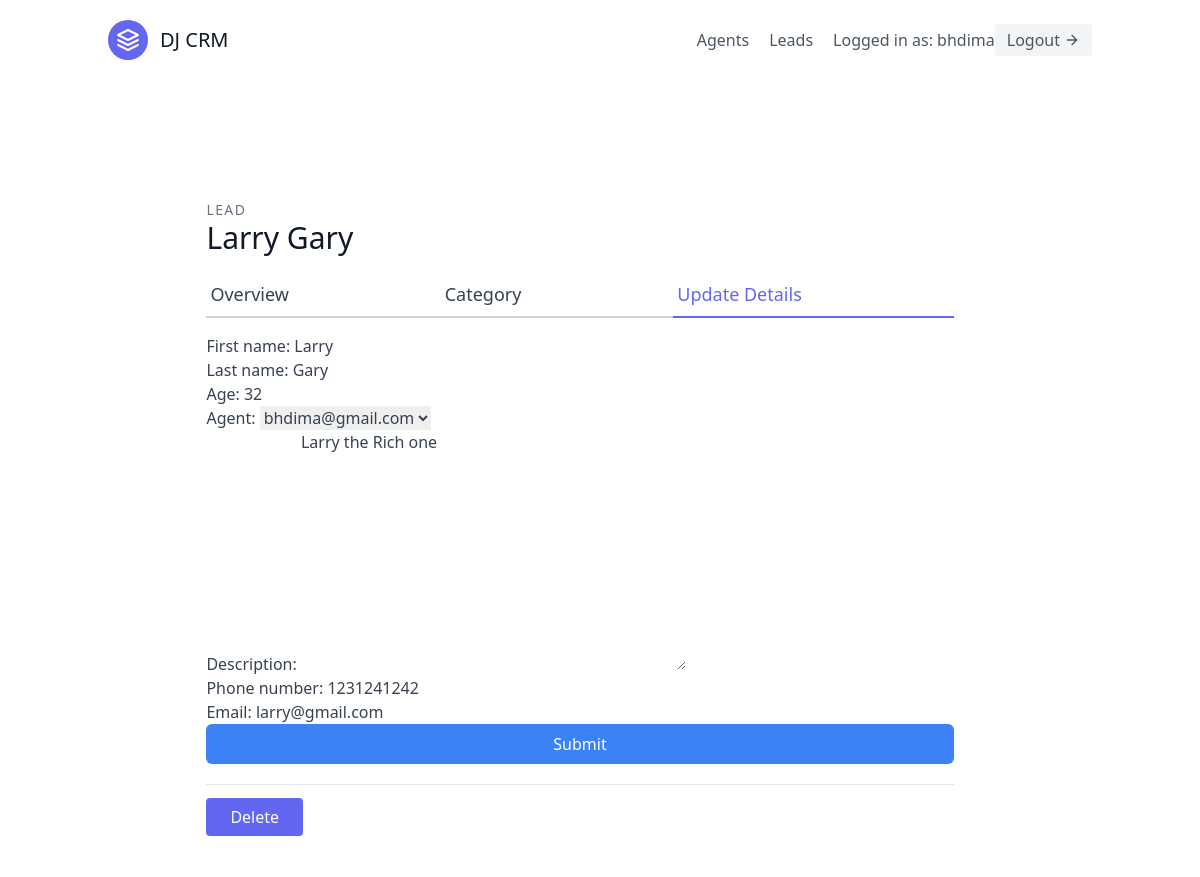
The page /leads/1/update/ (signed in) on the database its author committed.
### leads/models.py (models this page shows, shortened)
class User(AbstractUser):
    is_organizor = models.BooleanField(default=True)
    is_agent = models.BooleanField(default=False)

class Lead(models.Model):
    first_name = models.CharField(max_length=20)
    last_name = models.CharField(max_length=20)
    age = models.IntegerField(default=0)
    organization = models.ForeignKey(UserProfile, on_delete=models.CASCADE)
    agent = models.ForeignKey("Agent", null=True, blank=True, on_delete=models.SET_NULL)
    category = models.ForeignKey("Category", related_name="leads", null=True, blank=True, on_delete=models.SET_NULL)
    description = models.TextField()
    date_added = models.DateTimeField(auto_now_add=True)
    phone_number = models.CharField(max_length=20)
    email = models.EmailField()

### leads/views.py (the view, shortened to what this page needs)
# urls.py: path('<int:pk>/update/', LeadUpdateView.as_view(), name='lead-update'),
class LeadUpdateView(OrganizorAndLoginRequiredMixin, generic.UpdateView):
    template_name = "leads/lead_update.html"
    form_class = LeadModelForm
    queryset = Lead.objects.all()
    def get_queryset(self):
        user = self.request.user
        return Lead.objects.filter(organization=user.userprofile)

### leads/forms.py
class LeadModelForm(forms.ModelForm):
    class Meta:
        model = Lead
        fields = (
            'first_name',
            'last_name',
            'age',
            'agent',
            'description',
            'phone_number',
            'email',
        )

### agents/mixins.py (called while the page is built)
    def dispatch(self, request, *args, **kwargs):
        if not request.user.is_authenticated or not request.user.is_organizor:
            return redirect("leads:lead-list")
        return super().dispatch(request, *args, **kwargs)

### leads/models.py (called while the page is built)
    def __str__(self):
        return self.user.email

### leads/templates/leads/lead_update.html (shortened to what this page needs)
{% extends "base.html" %}
{% load tailwind_filters %}
{% block content %}
<section class="text-gray-700 body-font overflow-hidden">
    <div class="container px-5 py-24 mx-auto">
      <div class="lg:w-4/5 mx-auto flex flex-wrap">
        <div class="w-full lg:pr-10 lg:py-6 mb-6 lg:mb-0">
            <h2 class="text-sm title-font text-gray-500 tracking-widest">LEAD</h2>
            <h1 class="text-gray-900 text-3xl title-font font-medium mb-4">{{ lead.first_name }} {{ lead.last_name }}</h1>
            <div class="flex mb-4">
                <a href="{% url 'leads:lead-detail' lead.pk %}" class="flex-grow border-b-2 border-gray-300 py-2 text-lg px-1">
                    Overview
                </a>
                <a href="{% url 'leads:lead-category-update' lead.pk %}" class="flex-grow border-b-2 border-gray-300 py-2 text-lg px-1">
                    Category
                </a>
                <a href="{% url 'leads:lead-update' lead.pk %}" class="flex-grow text-indigo-500 border-b-2 border-indigo-500 py-2 text-lg px-1">
                    Update Details
                </a>
            </div>
            <form method="post" enctype="multipart/form-data">
                {{ form|crispy }}
                <button type="submit" class="w-full text-white bg-blue-500 hover:bg-blue-600 px-3 py-2 rounded-md">Submit</button>
            </form>
            <div class="mt-5 py-5 border-t border-gray-200">
                <a href="{% url 'leads:lead-delete' lead.pk %}" class="w-1/2 mt-3 text-white bg-indigo-500 border-0 py-2 px-6 focus:outline-none hover:bg-indigo-600 rounded">
                    Delete
                </a>
            </div>
        </div>
      </div>
    </div>
  </section>
{% endblock content %}

### templates/navbar.html (shortened to what this page needs)
<header class="text-gray-600 body-font">
    <div class="container mx-auto flex flex-wrap p-5 flex-col md:flex-row items-center">
      <a class="flex title-font font-medium items-center text-gray-900 mb-4 md:mb-0">
        <svg xmlns="http://www.w3.org/2000/svg" fill="none" stroke="currentColor" stroke-linecap="round" stroke-linejoin="round" stroke-width="2" class="w-10 h-10 text-white p-2 bg-indigo-500 rounded-full" viewBox="0 0 24 24">
          <path d="M12 2L2 7l10 5 10-5-10-5zM2 17l10 5 10-5M2 12l10 5 10-5"></path>
        </svg>
        <span class="ml-3 text-xl">DJ CRM</span>
      </a>
      <nav class="md:ml-auto flex flex-wrap items-center text-base justify-center">
        {% if not request.user.is_authenticated %}
          <a href="{% url 'signup' %}" class="mr-5 hover:text-gray-900">Signup</a>
        {% else %}
          {% if request.user.is_organizor %}
          <a href="{% url 'agents:agent-list' %}" class="mr-5 hover:text-gray-900">Agents</a>
          {% endif %}
          <a href="{% url 'leads:lead-list' %}" class="mr-5 hover:text-gray-900">Leads</a>
          {% endif %}
      </nav>
      {% if request.user.is_authenticated %}
        Logged in as: {{ request.user.username }}
        <a href="{% url 'logout' %}" class="inline-flex items-center bg-gray-100 border-0 py-1 px-3 focus:outline-none hover:bg-gray-200 rounded text-base mt-4 md:mt-0">
          Logout
            <svg fill="none" stroke="currentColor" stroke-linecap="round" stroke-linejoin="round" stroke-width="2" class="w-4 h-4 ml-1" viewBox="0 0 24 24">
              <path d="M5 12h14M12 5l7 7-7 7"></path>
            </svg>
        </a>
      {% endif %}
    </div>
</header>

### rows shown on the page
User: user.username "bhdima", email "larry@gmail.com"
Lead: first_name "Larry", last_name "Gary", age "32", agent "bhdima@gmail.com", description "Larry the Rich one", phone_number "1231241242"
